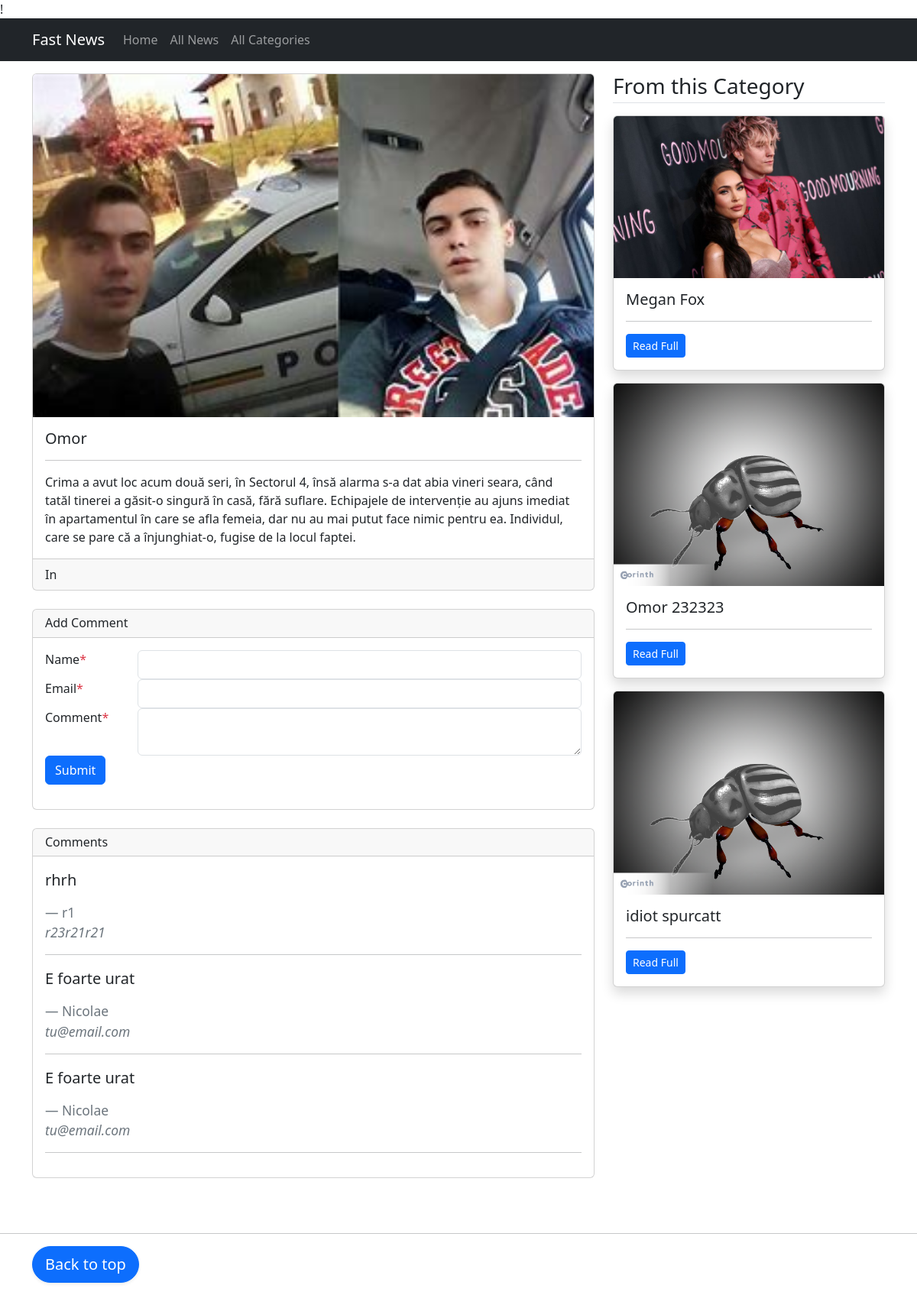
The page /detail/4 on the database its author committed.
### main/models.py (models this page shows, shortened)
class News(models.Model):
    category= models.ForeignKey(Category,on_delete=models.CASCADE)
    title = models.CharField(max_length=200)
    image = models.ImageField(max_length=300)
    detail = models.TextField()
    add_time = models.DateTimeField(auto_now_add=True)
    class Meta:
        verbose_name_plural = 'News'

class Comment(models.Model):
    news = models.ForeignKey(News, on_delete=models.CASCADE)
    name = models.CharField(max_length = 200)
    email = models.CharField(max_length = 200)
    comment = models.TextField()
    status= models.BooleanField(default = True)

### main/views.py (the view, shortened to what this page needs)
# urls.py: path('detail/<int:id>',views.detail,name='detail'),
def detail(request,id):
    news=News.objects.get(pk=id)
    category=Category.objects.get(id=news.category.id)
    rel_news=News.objects.filter(category=category).exclude(id=id)
    comments=Comment.objects.filter(news=news,status=True).order_by('id')
    return render(request,'detail.html',{
        'news':news,
        'related_news':rel_news,
        'comments':comments
    })

### main/templates/detail.html (shortened to what this page needs)
!{% extends 'base.html' %}
{% block content %}
<main class="container mt-3 mb-5">
	<div class="row my-3">
		<div class="col-md-8">
			<div class="card mb-3">
                <img src="/media/{{news.image}}" class="card-img-top" alt="{{news.title}}">
			  <div class="card-body">
			    <h5 class="card-title">{{news.title}}</h5>
			    <hr/>
			    <p class="card-text">{{news.detail}}</p>
			  </div>
			  <div class="card-footer">
			  	In <a href="/category/{{news.category.id}}">{{news.category.title}}</a>
			  </div>
			</div>
			<div class="card my-4">
				<h6 class="card-header">Add Comment</h6>
				<div class="card-body">
					<form method="post" action="/detail/{{news.id}}">
						<div class="form-group row">
							<label class="col-md-2">Name<span class="text-danger">*</span></label>
							<div class="col-md-10">
								<input type="text" name="name" required class="form-control" />
							</div>
						</div>
						<div class="form-group row">
							<label class="col-md-2">Email<span class="text-danger">*</span></label>
							<div class="col-md-10">
								<input type="temailext" name="email" required class="form-control" />
							</div>
						</div>
						<div class="form-group row">
							<label class="col-md-2">Comment<span class="text-danger">*</span></label>
							<div class="col-md-10">
								<textarea class="form-control" name="message" required></textarea>
							</div>
						</div>
						<input type="submit" class="btn btn-primary" />
					</form>
				</div>
			</div>
			<div class="card my-4">
				<h6 class="card-header">Comments</h6>
				<div class="card-body">
					{% for comment in comments %}
					<blockquote class="blockquote text-right">
					  <p class="mb-0">{{comment.comment}}</p><br>
					  <footer class="blockquote-footer">{{comment.name}} <br><cite title="Source Title">{{comment.email}}</cite></footer>
					</blockquote>
					<hr/>
					{% endfor %}
				</div>
			</div>
		</div>
		<div class="col-md-4">
			<h3 class="mb-3 border-bottom pb-1">From this Category</h3>
			{% for news in related_news %}
			<div class="card mb-3 shadow">
                <img src="/media/{{news.image}}" class="card-img-top" alt="{{news.title}}">
			  <div class="card-body">
			    <h5 class="card-title">{{news.title}}</h5>
			    <hr/>
			    <p class="card-text"><a href="/detail/{{news.id}}" class="btn btn-sm btn-primary">Read Full</a></p>
			  </div>
			</div>
			{% endfor %}
		</div>
	</div>
</main>
{% endblock %}

### rows shown on the page
News: image (picture), title "Omor", detail "Crima a avut loc acum două seri, în Sectorul 4, însă alarma s-a dat abia vineri seara, când tatăl tinerei a găsit-o singură în casă, fără suflare. Echipajele de intervenție au ajuns imediat în apartamentul în care se afla femeia, dar nu au mai putut face nimic pentru ea. Individul, care se pare că a înjunghiat-o, fugise de la locul faptei."
Comment: comment "rhrh", name "r1", email "r23r21r21"
Comment: comment "E foarte urat", name "Nicolae", email "tu@email.com"
Comment: comment "E foarte urat", name "Nicolae", email "tu@email.com"
News: image (picture), title "Megan Fox"
News: image (picture), title "Omor 232323"
News: image (picture), title "idiot spurcatt"
